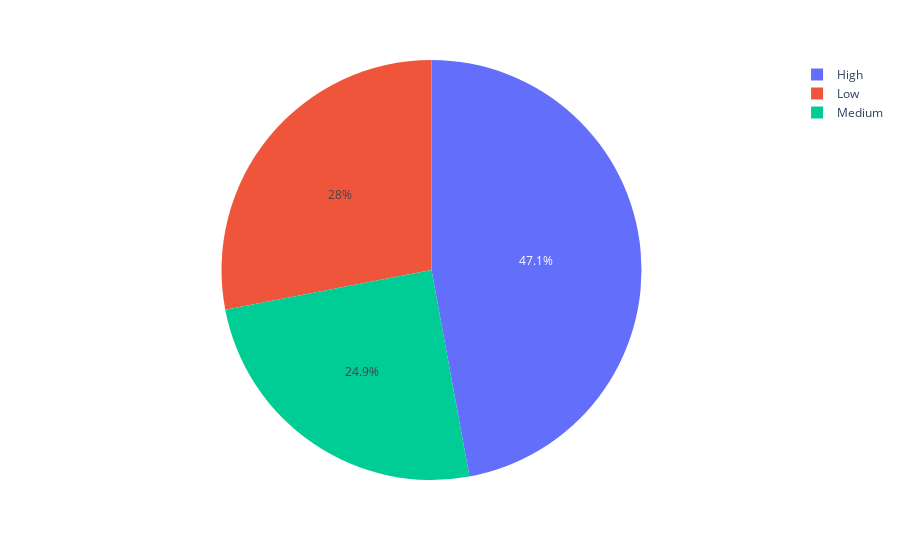

Write notebook code for a chart like this one.
### Code cell
px.pie(df, 'level_confirmed', 'num_confirmed')

### Figure 1 — Plotly figure (JSON) as saved in the notebook; plotly's stock layout.template omitted (floating-point values rounded to 4 significant figures)
{"data": [{"domain": {"x": [0, 1], "y": [0, 1]}, "hovertemplate": "level_confirmed=%{label}<br>num_confirmed=%{value}<extra></extra>", "labels": ["Low", "High", "Low", "Medium", "Low", "Low", "Low", "Low", "Medium", "Low", "Medium", "Low", "Medium", "Low", "Low", "High", "Low", "Low", "Medium", "Low", "Low", "Low", "Low", "High", "Low"], "legendgroup": "", "name": "", "showlegend": true, "type": "pie", "values": [985, 3621, 1066, 2936, 460, 256, 507, 762, 2656, 728, 2147, 703, 2610, 1958, 390, 17113, 221, 393, 2283, 1005, 290, 881, 1903, 3194, 1725]}], "layout": {"autosize": true, "legend": {"tracegroupgap": 0}, "margin": {"t": 60}}}
